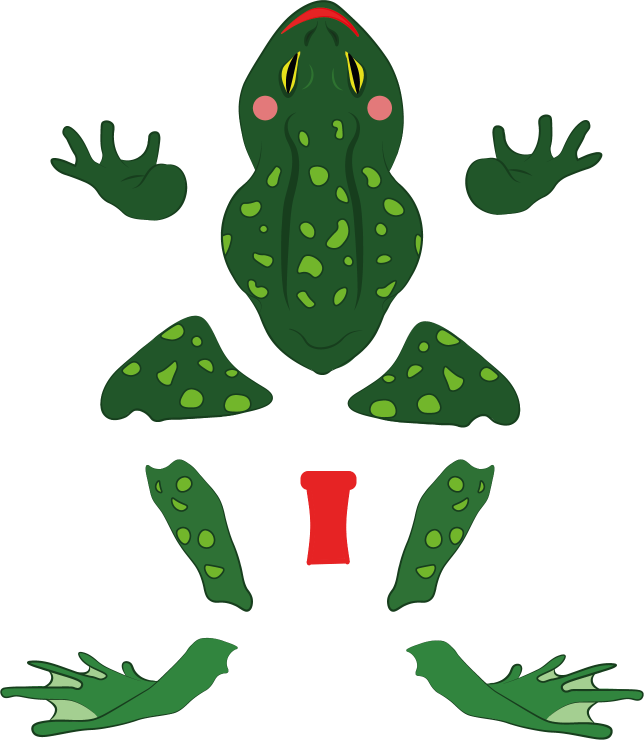
#> input picture Assets/Graphic/GameObject/Fog.png, 1288 x 1480 px, found by its file name (shown at 1/2 size)
$ python generate_frog_skins.py
#> lines starting #> are read from the running program, lines starting #| are printed output that depends on the picture
# Recolors the frog sprite sheet (Assets/Graphic/GameObject/Fog.png) into skins.
# Only greenish pixels (body, spots) change; eyes, mouth, cheeks and outline stay.
# Usage: python Tools/generate_frog_skins.py [out_dir] [--preview file.png]
import colorsys, sys
from PIL import Image
SKINS = {  # name: (target body hue 0-360, saturation mul, brightness lift 0-1, spot hue)
    'Yellow': (52, 1.4, 0.55, 28),
    'Orange': (28, 1.1, 0.40, 50),
    'Red':    (2,  1.0, 0.30, 45),
    'Blue':   (215, 1.0, 0.25, 185),
    'Teal':   (178, 1.0, 0.25, 140),
    'Purple': (275, 0.9, 0.25, 310),
    'Pink':   (325, 0.75, 0.40, 290),
}
def recolor(img, hue, sm, lift, spot_hue):
    out = img.copy(); px = out.load()
    for y in range(out.height):
        for x in range(out.width):
            r, g, b, a = px[x, y]
            if a == 0: continue
            h, s, v = colorsys.rgb_to_hsv(r/255, g/255, b/255)
            if not (0.12 < h < 0.5 and s > 0.25): continue
            spot = v > 0.55            # the bright spots on the back
            h = (spot_hue if spot else hue) / 360.0
            s = min(1, s * sm)
            v = min(1, v + lift * (1 - v) * (0.6 if spot else 1))
            r2, g2, b2 = colorsys.hsv_to_rgb(h, s, v)
            px[x, y] = (int(r2*255), int(g2*255), int(b2*255), a)
    return out
if __name__ == '__main__':
    src = Image.open('Assets/Graphic/GameObject/Fog.png').convert('RGBA')
#> src is the input picture: PIL image 1288x1480 RGBA; mean R, G, B, A 13.8, 26.6, 12.3, 68.9
    if '--preview' in sys.argv:
        src = src.resize((src.width//4, src.height//4), Image.LANCZOS)
    out = sys.argv[1] if len(sys.argv) > 1 and not sys.argv[1].startswith('--') else None
    for name, p in SKINS.items():
        im = recolor(src, *p)
        if out: im.save(f'{out}/Frog{name}.png')
        else: im.save(f'_frog_{name}.png')
#> this loop made 7 passes
#> pass 1, `im = recolor(src, *p)`:
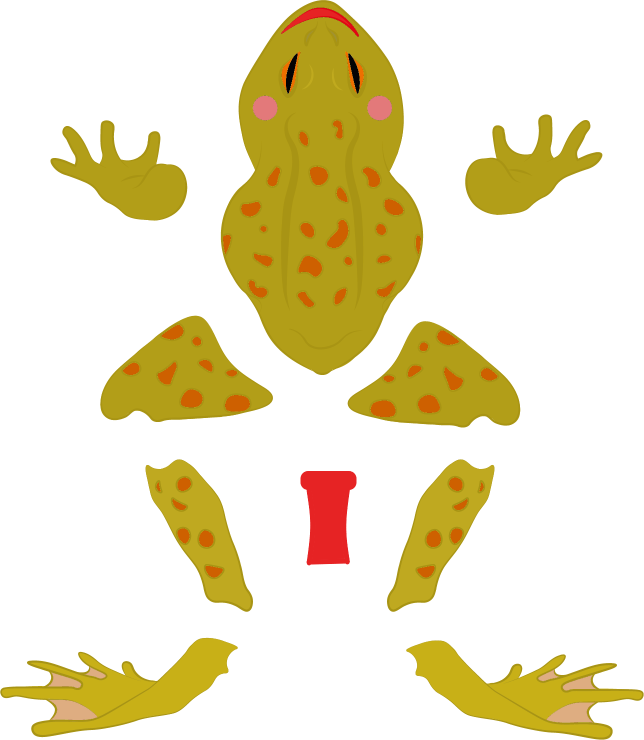
#> im: PIL image 1288x1480 RGBA (shown at 1/2 size); mean R, G, B, A 50.4, 41.3, 6.9, 68.9; transparent parts drawn white
#> pass 2, `im = recolor(src, *p)`:
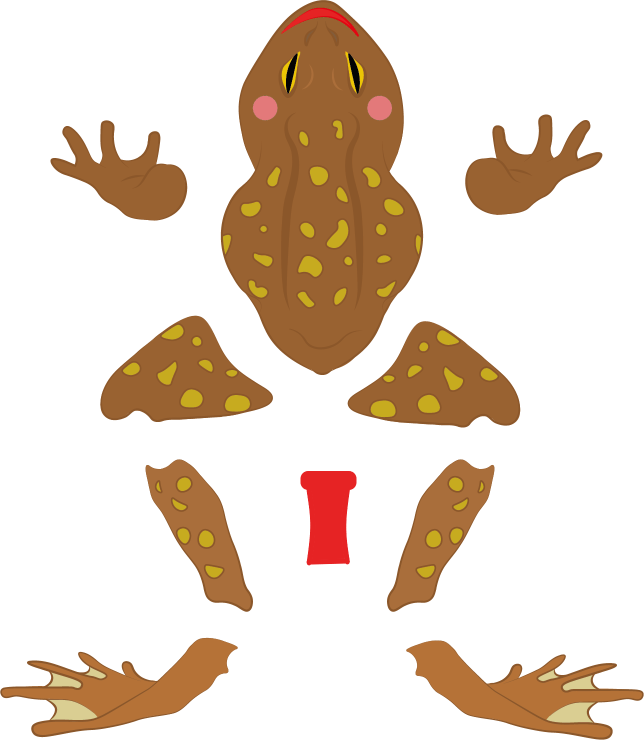
#> im: PIL image 1288x1480 RGBA (shown at 1/2 size); mean R, G, B, A 44.4, 28.3, 13.7, 68.9; transparent parts drawn white
#> pass 3, `im = recolor(src, *p)`:
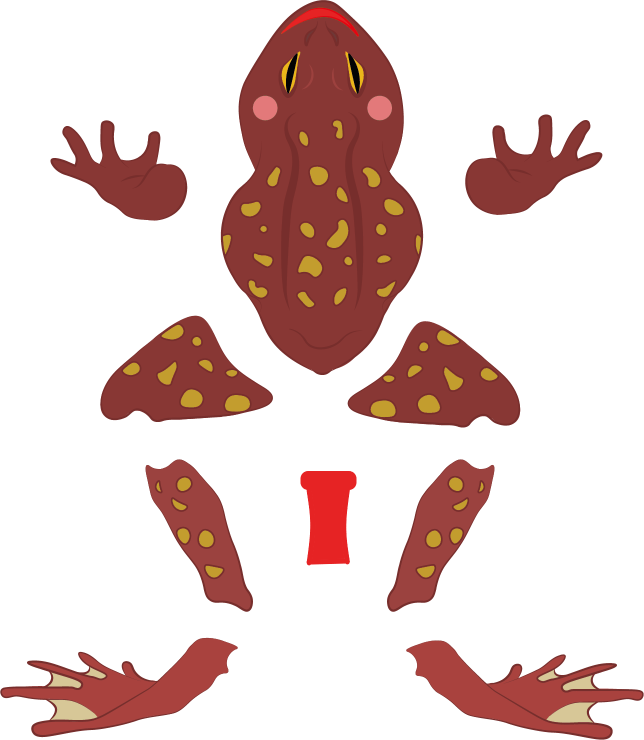
#> im: PIL image 1288x1480 RGBA (shown at 1/2 size); mean R, G, B, A 40.4, 17.6, 14.8, 68.9; transparent parts drawn white
#> after the loop:
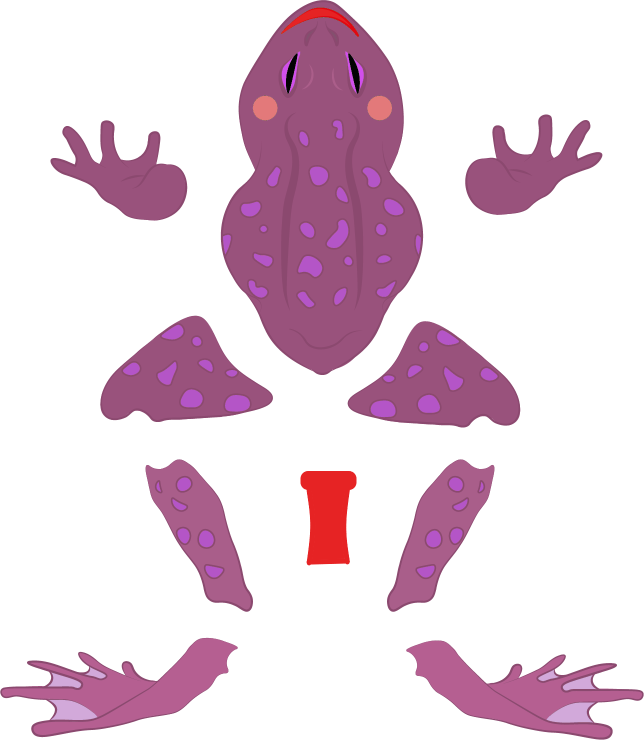
#> im: PIL image 1288x1480 RGBA (shown at 1/2 size); mean R, G, B, A 44.1, 22.8, 35.2, 68.9; transparent parts drawn white
